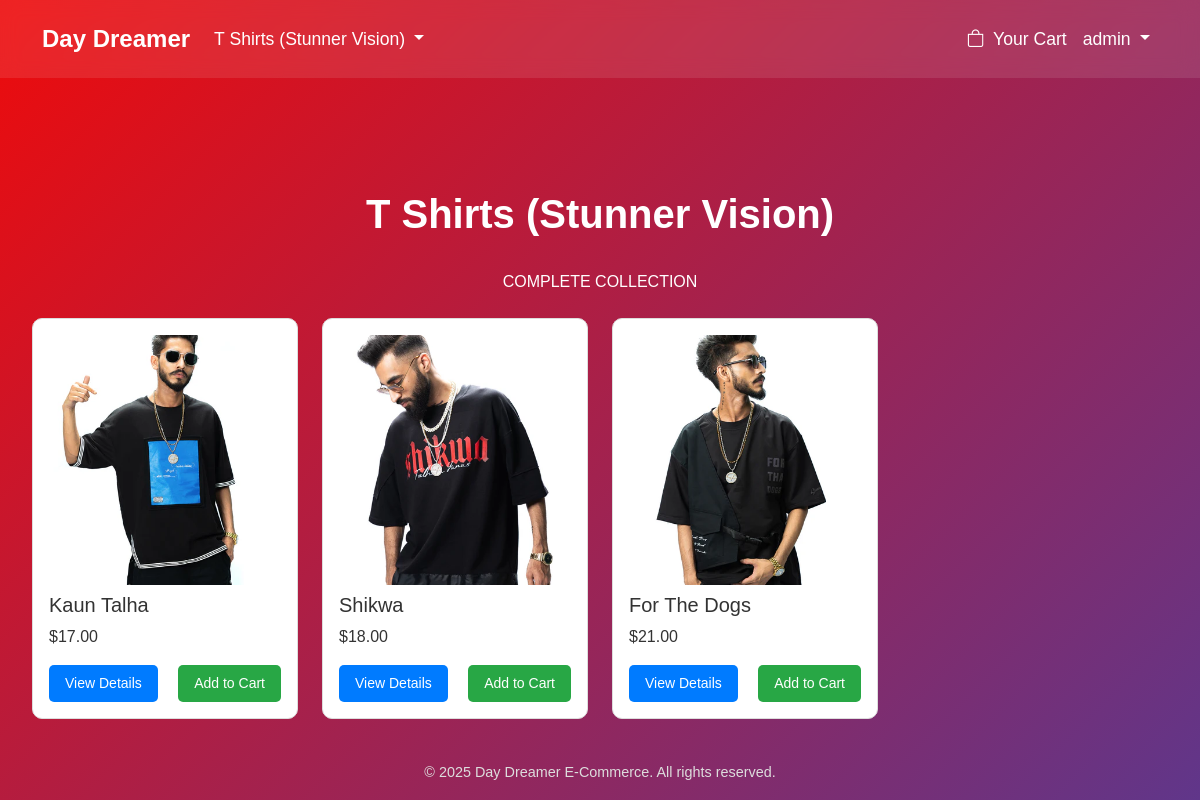
/category/3/ (signed in), run on the app's committed database.
### store/models.py (models this page shows, shortened)
class TimeStampMixin(models.Model):
    created_at = models.DateTimeField(auto_now_add=True)
    updated_at = models.DateTimeField(auto_now=True)
    class Meta:
        abstract = True

class Category(TimeStampMixin):
    name = models.CharField(max_length=100)
    description = models.TextField()

class Product(TimeStampMixin):
    name = models.CharField(max_length=200)
    description = models.TextField(blank=True, null=True)
    price = models.DecimalField(max_digits=10, decimal_places=2)
    category = models.ForeignKey('Category', on_delete=models.CASCADE)
    stock = models.PositiveIntegerField(default=0)
    image = models.ImageField(upload_to='products/')

### users/models.py (models this page shows, shortened)
class CustomUser(AbstractUser):
    email = models.EmailField(unique=True)
    is_verified = models.BooleanField(default=False)
    otp = models.CharField(max_length=6, blank=True, null=True)
    otp_created_at = models.DateTimeField(blank=True, null=True)
    USERNAME_FIELD = 'username'
    REQUIRED_FIELDS = ['email']

### store/views.py (the view)
# urls.py: path('category/<int:id>/', category_view, name='category_view'),
@login_required
def category_view(request, id):
    category = get_object_or_404(Category, id=id)
    products = Product.objects.filter(category=category)
    categories = Category.objects.all()
    cart = request.session.get('cart', {})
    cart_items_count = sum(cart.values())
    products_with_status = prepare_products(products, cart)
    return render(request, 'dashboard.html', {'products_with_status': products_with_status,'categories': categories,'category': category,'cart_items_count': cart_items_count})

### store/utils.py (called while the page is built)
def get_cart_quantities(cart):
    return {int(product_id): quantity for product_id, quantity in cart.items()}

def prepare_products(products, cart):
    cart_quantities = get_cart_quantities(cart)
    products_with_status = []
    for product in products:
        quantity_in_cart = cart_quantities.get(product.id, 0)
        is_out_of_stock = product.stock == 0 or quantity_in_cart >= product.stock
        products_with_status.append({
            'product': product,
            'quantity_in_cart': quantity_in_cart,
            'is_out_of_stock': is_out_of_stock,
        })
    return products_with_status

### templates/dashboard.html (shortened to what this page needs)
<!DOCTYPE html>
<html lang="en">
<head>
    <link href="https://cdn.jsdelivr.net/npm/bootstrap@5.3.0/dist/css/bootstrap.min.css" rel="stylesheet">
    <link rel="stylesheet" href="https://cdn.jsdelivr.net/npm/bootstrap-icons@1.10.5/font/bootstrap-icons.css">
</head>
<body>
    <nav class="navbar navbar-expand-lg">
        <div class="container">
            <a class="navbar-brand" href="{% url 'store:dashboard' %}">Day Dreamer</a>
            <div class="collapse navbar-collapse" id="navbarNav">
                <ul class="navbar-nav me-auto">
                    <li class="nav-item dropdown">
                        <a class="nav-link dropdown-toggle" href="#" id="categoriesDropdown" role="button" data-bs-toggle="dropdown" aria-expanded="false">
                            {% if category %}{{ category.name }}{% else %}Categories{% endif %}
                        </a>
                    </li>
                </ul>
                <ul class="navbar-nav">
                    <li class="nav-item">
                        <a class="nav-link" href="{% url 'store:view_cart' %}">
                            <i class="bi bi-bag me-1"></i> Your Cart
                        </a>
                    </li>
                    <li class="nav-item dropdown">
                        <a class="nav-link dropdown-toggle" href="#" id="userDropdown" role="button" data-bs-toggle="dropdown" aria-expanded="false">
                            {{ request.user.username|default:"Guest" }}
                        </a>
                    </li>
                </ul>
            </div>
        </div>
    </nav>
    <div class="container-main">
        {% if category %}
            <h1>{{ category.name }}</h1>
            <p class="text-center mb-4">{{ category.description|default:"No description available for this category." }}</p>
        {% else %}
            <h1>Featured Products</h1>
        {% endif %}
        <div class="row">
            {% for item in products_with_status %}
                {% with product=item.product %}
                    <div class="col-md-3 mb-4">
                        <div class="product-card p-3">
                            <div style="position: relative;">
                                {% if product.image %}
                                    <img src="{{ product.image.url }}" alt="{{ product.name }}" class="product-image">
                                {% else %}
                                    <div class="product-image bg-light d-flex align-items-center justify-content-center">
                                        <p class="text-muted">No Image</p>
                                    </div>
                                {% endif %}
                            </div>
                            <h5 class="mt-2">{{ product.name }}</h5>
                            <p>${{ product.price|floatformat:2 }}</p>
                            <div class="d-flex justify-content-between">
                                <a href="{% url 'store:product_detail' product.id %}" class="btn btn-primary btn-sm" aria-label="View Details">View Details</a>
                                {% if item.is_out_of_stock %}
                                    <button class="btn btn-disabled btn-sm" disabled aria-label="Add to Cart">Add to Cart</button>
                                {% else %}
                                    <a href="{% url 'store:add_to_cart' product.id %}" class="btn btn-success btn-sm" aria-label="Add to Cart">Add to Cart</a>
                                {% endif %}
                            </div>
                        </div>
                    </div>
                {% endwith %}
            {% empty %}
                <p class="text-center">No products available.</p>
            {% endfor %}
        </div>
    </div>
    <footer>
        © 2025 Day Dreamer E-Commerce. All rights reserved.
    </footer>
</body>
</html>

### templates/dashboard.html (style rules this page uses)
body { background: linear-gradient(135deg, #ee0b0b, #60368a); min-height: 100vh; font-family: 'Arial', sans-serif; color: #fff; }
.navbar { background: rgba(255, 255, 255, 0.1); backdrop-filter: blur(10px); padding: 1rem 0; }
.navbar-brand { font-size: 1.5rem; font-weight: bold; color: #fff; }
.nav-link { color: #fff !important; font-size: 1.1rem; }
.container-main { max-width: 1200px; margin: 5rem auto; padding: 2rem; }
h1 { font-size: 2.5rem; font-weight: bold; text-align: center; margin-bottom: 2rem; }
.product-card { background: #fff; color: #333; border-radius: 10px; border: 1px solid #ddd; overflow: hidden; transition: transform 0.3s ease; position: relative; }
.product-image { width: 100%; height: 250px; object-fit: cover; }
.btn-primary { background: #007bff; border: none; border-radius: 5px; padding: 0.5rem 1rem; transition: background 0.3s ease; }
.btn-success { background: #28a745; border: none; border-radius: 5px; padding: 0.5rem 1rem; transition: background 0.3s ease; }
footer { text-align: center; padding: 1rem; color: #ddd; font-size: 0.9rem; position: fixed; bottom: 0; width: 100%; }

### data on the page
Category: name "T Shirts (Stunner Vision)", description "COMPLETE COLLECTION"
CustomUser: user.username "admin"
Product: product.image (picture), product.name "Kaun Talha", product.price "17.00"
Product: product.image (picture), product.name "Shikwa", product.price "18.00"
Product: product.image (picture), product.name "For The Dogs", product.price "21.00"
